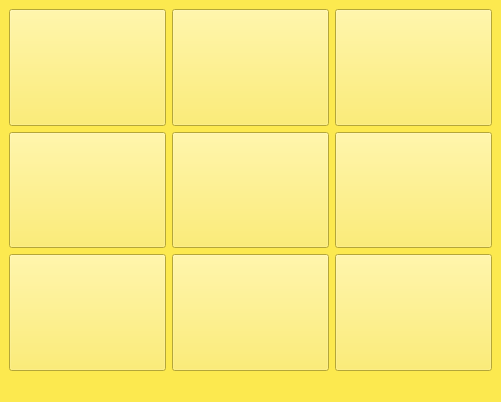
<?xml version="1.0" encoding="UTF-8"?>
<ui version="4.0">
 <class>MainWindow</class>
 <widget class="QMainWindow" name="MainWindow">
  <property name="geometry">
   <rect>
    <x>0</x>
    <y>0</y>
    <width>501</width>
    <height>402</height>
   </rect>
  </property>
  <property name="windowTitle">
   <string>MainWindow</string>
  </property>
  <property name="styleSheet">
   <string notr="true">background-color: rgb(252, 233, 79);</string>
  </property>
  <widget class="QWidget" name="centralwidget">
   <layout class="QGridLayout" name="gridLayout_2">
    <item row="0" column="1">
     <layout class="QGridLayout" name="gridLayout">
      <item row="1" column="1">
       <widget class="QPushButton" name="fbtn_01">
        <property name="sizePolicy">
         <sizepolicy hsizetype="MinimumExpanding" vsizetype="MinimumExpanding">
          <horstretch>0</horstretch>
          <verstretch>0</verstretch>
         </sizepolicy>
        </property>
        <property name="text">
         <string/>
        </property>
       </widget>
      </item>
      <item row="3" column="0">
       <widget class="QPushButton" name="fbtn_10">
        <property name="sizePolicy">
         <sizepolicy hsizetype="Minimum" vsizetype="MinimumExpanding">
          <horstretch>0</horstretch>
          <verstretch>0</verstretch>
         </sizepolicy>
        </property>
        <property name="text">
         <string/>
        </property>
       </widget>
      </item>
      <item row="6" column="0">
       <widget class="QPushButton" name="fbtn_20">
        <property name="sizePolicy">
         <sizepolicy hsizetype="Minimum" vsizetype="MinimumExpanding">
          <horstretch>0</horstretch>
          <verstretch>0</verstretch>
         </sizepolicy>
        </property>
        <property name="text">
         <string/>
        </property>
       </widget>
      </item>
      <item row="1" column="2">
       <widget class="QPushButton" name="fbtn_02">
        <property name="sizePolicy">
         <sizepolicy hsizetype="MinimumExpanding" vsizetype="MinimumExpanding">
          <horstretch>0</horstretch>
          <verstretch>0</verstretch>
         </sizepolicy>
        </property>
        <property name="text">
         <string/>
        </property>
       </widget>
      </item>
      <item row="3" column="1">
       <widget class="QPushButton" name="fbtn_11">
        <property name="sizePolicy">
         <sizepolicy hsizetype="Minimum" vsizetype="MinimumExpanding">
          <horstretch>0</horstretch>
          <verstretch>0</verstretch>
         </sizepolicy>
        </property>
        <property name="text">
         <string/>
        </property>
       </widget>
      </item>
      <item row="3" column="2">
       <widget class="QPushButton" name="fbtn_12">
        <property name="sizePolicy">
         <sizepolicy hsizetype="Minimum" vsizetype="MinimumExpanding">
          <horstretch>0</horstretch>
          <verstretch>0</verstretch>
         </sizepolicy>
        </property>
        <property name="text">
         <string/>
        </property>
       </widget>
      </item>
      <item row="6" column="1">
       <widget class="QPushButton" name="fbtn_21">
        <property name="sizePolicy">
         <sizepolicy hsizetype="Minimum" vsizetype="MinimumExpanding">
          <horstretch>0</horstretch>
          <verstretch>0</verstretch>
         </sizepolicy>
        </property>
        <property name="text">
         <string/>
        </property>
       </widget>
      </item>
      <item row="6" column="2">
       <widget class="QPushButton" name="fbtn_22">
        <property name="sizePolicy">
         <sizepolicy hsizetype="Minimum" vsizetype="MinimumExpanding">
          <horstretch>0</horstretch>
          <verstretch>0</verstretch>
         </sizepolicy>
        </property>
        <property name="text">
         <string/>
        </property>
       </widget>
      </item>
      <item row="1" column="0">
       <widget class="QPushButton" name="fbtn_00">
        <property name="sizePolicy">
         <sizepolicy hsizetype="MinimumExpanding" vsizetype="MinimumExpanding">
          <horstretch>0</horstretch>
          <verstretch>0</verstretch>
         </sizepolicy>
        </property>
        <property name="text">
         <string/>
        </property>
       </widget>
      </item>
     </layout>
    </item>
   </layout>
  </widget>
  <widget class="QMenuBar" name="menubar">
   <property name="geometry">
    <rect>
     <x>0</x>
     <y>0</y>
     <width>501</width>
     <height>22</height>
    </rect>
   </property>
  </widget>
  <widget class="QStatusBar" name="statusbar"/>
 </widget>
 <resources/>
 <connections/>
</ui>
